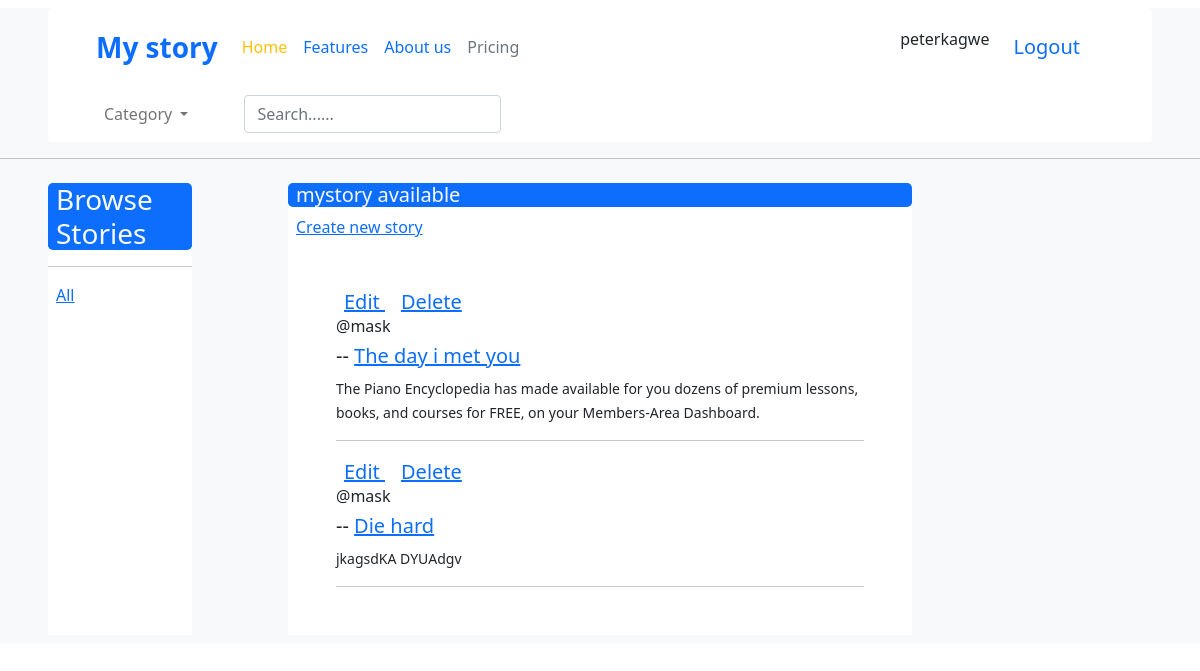
The page / (signed in) on the database its author committed.
### board/models.py (models this page shows, shortened)
class UserReg(AbstractBaseUser,PermissionsMixin):
    username = models.CharField(max_length=6, verbose_name='enter username')
    first_name = models.CharField(verbose_name='enter your first name', null= False, max_length=100)
    last_name = models.CharField(verbose_name='enter your last name', null= False, max_length=100)
    phone_number = models.CharField(verbose_name='enter valid phone number', null= False, max_length=100)
    email = models.EmailField(verbose_name='enter your email', null=False, unique=True)
    USERNAME_FIELD = 'email'
    REQUIRED_FIELDS = ['username','first_name','last_name','phone_number']
    objects = UserRegManager()
    is_admin = models.BooleanField(default=False)
    is_superuser = models.BooleanField(default=False)
    is_staff = models.BooleanField(default=False)
    def __str__(self):
        return self.first_name + '' + self.last_name

class Mystory(models.Model):
    host = models.ForeignKey(UserReg,  on_delete= models.CASCADE , null= True)
    CH = (
        ('True story','True Story'),
        ('Romance','Romance'),
        ('Short Story','Short Story'),
        ('Childrens story','Childrens story'),
        ('Fantasy','Fantasy'),
        ('Horror','Horror')
    )
    topic = models.CharField(max_length= 200, verbose_name= 'topic', choices=CH)
    title = models.CharField(max_length= 200)
    participants = models.ManyToManyField(settings.AUTH_USER_MODEL, related_name='participants', blank= True)
    description = models.TextField(null=True, blank =True)
    body = models.TextField()
    updated = models.DateTimeField(auto_now =True)
    created = models.DateTimeField(auto_now_add = True)
    class Meta:
        ordering = ['-updated', '-created']

### board/views.py (the view)
# urls.py: path('', views.home, name = "home"),
def home(request):
    q = request.GET.get('q') if request.GET.get('q') != None else ""
    mystorys = Mystory.objects.filter(
        Q(topic__icontains = q) |
        Q(title__icontains = q) |
        Q(description__icontains = q)|
        Q(body__icontains = q)
        )
    topics = Topic.objects.all()
    mystory_count =  mystorys.count()
    context = {'mystorys':  mystorys, 'topics': topics, 'mystory_count':mystory_count}
    return render(request, 'board/home.html', context)

### board/templates/board/home.html (shortened to what this page needs)
{% extends 'main.html' %}
{% block content %}
<div class="home-container">
    <div class="m-2 mx-5 bg-white">
        <h3 class="bg-primary rounded-3 text-light px-2"> Browse Stories</h3>
        <hr>
        <div>
            <a class="p-2"  href="{% url 'home'%}">All</a>
        </div>
    </div>
    <div class="m-2 mx-5 bg-white">
        <h5 class="bg-primary rounded-3 text-light px-2"> {{mystorys_count}} mystory available</h5>
        <a class="p-2" href="{% url 'create-room'    %}"> Create new story </a>
        <div class="m-5">
            {% for mystory in mystorys %}
            <div>
                {% if request.user == mystory.host %}
                <a class="link-primary m-2  fs-5" href="{% url 'update-room' mystory.id %}"> Edit </a>
                <a class="link-primary m-2  fs-5" href="{% url 'delete-room' mystory.id %}"> Delete </a>
                {% endif %}
                <h6><span> @{{mystory.host.username}}</span></h6>
                <h5>{{mystorys.id}} -- <a href="{% url 'mystory' mystory.id %}"> {{mystory.title}} </a></h5>
                <small> {{mystory.description}}</small>
                <hr/>
            </div>
            {% endfor %}
        </div>
    </div>
</div>
{% endblock content %}

### templates/navbar.html (shortened to what this page needs)
<nav class="navbar navbar-expand-lg navbar-danger bg-white rounded-top mx-5 px-5 mt-2">
    <a class="navbar-brand fs-3 fw-bold" href="/">My story</a>
    <div class="collapse navbar-collapse" id="navbarNavAltMarkup">
      <div class="navbar-nav">
        <a class="nav-item nav-link link-warning active" href="#">Home</a>
        <a class="nav-item nav-link" href="#">Features</a>
        <a class="nav-item nav-link" href="#">About us</a>
        <a class="nav-item nav-link disabled" href="#">Pricing</a>
      </div>
    </div>
    {% if request.user.is_authenticated %}
    <p> {{request.user}} </p>
    <a href="{% url 'logout' %}" class="nav-link link-primary m-2  fs-5"> Logout </a>
    {% else %}
    <a href="{% url 'login' %}" class="nav-link link-primary m-2 fw-bold fs-5 rounded-3"> Login</a>
    <a href="{% url 'login' %}" class="nav-link link-primary m-2 fw-bold fs-5 rounded-3"> Signup</a>
    {% endif%}
</nav>
<nav class="navbar navbar-expand-lg navbar-light bg-white rounded-bottom px-5 mx-5">
<div class="collapse navbar-collapse" id="navbarSupportedContent">
    <ul class="navbar-nav mr-auto">
        <li class="nav-item dropdown">
            <a class="nav-link dropdown-toggle" href="#" id="navbarDropdown" role="button" data-toggle="dropdown" aria-haspopup="true" aria-expanded="false">
                Category
            </a>
        </li>
    </ul>
    <form method="get" action="{%url 'home'%}" class="form-inline px-5">
        <input class="form-control mr-sm-2"  name = "q" type="text" placeholder="Search......" aria-label="Search">
    </form>
</div>
</nav>
<hr>

### board/templates/board/home.html (style rules this page uses)
.home-container { display: grid; grid-template-columns: 1fr 3fr 1fr; }

### rows shown on the page
UserReg: user "peterkagwe"
Mystory: shows "Edit", host.username "mask", title "The day i met you", description "The Piano Encyclopedia has made available for you dozens of premium lessons, books, and courses for FREE, on your Members-Area Dashboard."
Mystory: shows "Edit", host.username "mask", title "Die hard", description "jkagsdKA DYUAdgv"
